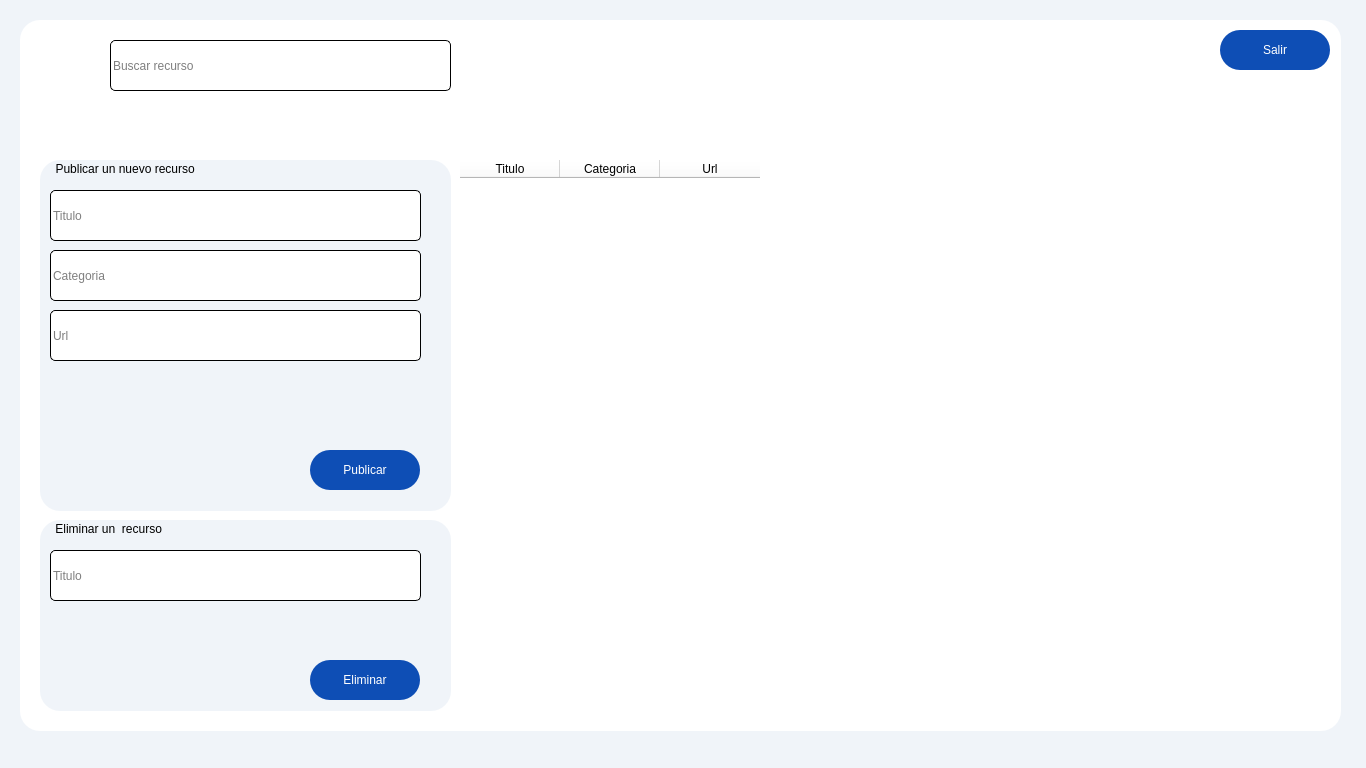
<?xml version="1.0" encoding="UTF-8"?>
<ui version="4.0">
 <class>Form</class>
 <widget class="QWidget" name="Form">
  <property name="geometry">
   <rect>
    <x>0</x>
    <y>0</y>
    <width>1366</width>
    <height>768</height>
   </rect>
  </property>
  <property name="windowTitle">
   <string>eBiblioteca.col</string>
  </property>
  <property name="windowIcon">
   <iconset>
    <normaloff>../img/icons8-colombia-96.png</normaloff>../img/icons8-colombia-96.png</iconset>
  </property>
  <property name="styleSheet">
   <string notr="true">background-color: rgb(240, 244, 249);</string>
  </property>
  <widget class="QFrame" name="frame">
   <property name="geometry">
    <rect>
     <x>20</x>
     <y>20</y>
     <width>1321</width>
     <height>711</height>
    </rect>
   </property>
   <property name="styleSheet">
    <string notr="true">background-color: rgb(255, 255, 255);
border-radius: 20px</string>
   </property>
   <property name="frameShape">
    <enum>QFrame::StyledPanel</enum>
   </property>
   <property name="frameShadow">
    <enum>QFrame::Raised</enum>
   </property>
   <widget class="QLineEdit" name="txtSearch">
    <property name="geometry">
     <rect>
      <x>90</x>
      <y>20</y>
      <width>341</width>
      <height>51</height>
     </rect>
    </property>
    <property name="cursor">
     <cursorShape>PointingHandCursor</cursorShape>
    </property>
    <property name="styleSheet">
     <string notr="true">font: 12pt &quot;Microsoft Sans Serif&quot;;
color: rgb(0, 0, 0);
border: 1px solid  rgb(0, 0, 0);
background-color: rgb(255, 255, 255);
border-radius: 5px
</string>
    </property>
    <property name="cursorPosition">
     <number>0</number>
    </property>
    <property name="dragEnabled">
     <bool>false</bool>
    </property>
    <property name="readOnly">
     <bool>false</bool>
    </property>
    <property name="placeholderText">
     <string>Buscar recurso</string>
    </property>
    <property name="cursorMoveStyle">
     <enum>Qt::LogicalMoveStyle</enum>
    </property>
    <property name="clearButtonEnabled">
     <bool>true</bool>
    </property>
   </widget>
   <widget class="QPushButton" name="btnClose">
    <property name="geometry">
     <rect>
      <x>1200</x>
      <y>10</y>
      <width>110</width>
      <height>40</height>
     </rect>
    </property>
    <property name="cursor">
     <cursorShape>PointingHandCursor</cursorShape>
    </property>
    <property name="styleSheet">
     <string notr="true">background-color: rgb(14, 78, 181);
color: rgb(255, 255, 255);
font: 12pt &quot;Microsoft Sans Serif&quot;;</string>
    </property>
    <property name="text">
     <string>Salir</string>
    </property>
   </widget>
   <widget class="QLabel" name="lblMessage">
    <property name="geometry">
     <rect>
      <x>20</x>
      <y>80</y>
      <width>411</width>
      <height>41</height>
     </rect>
    </property>
    <property name="layoutDirection">
     <enum>Qt::LeftToRight</enum>
    </property>
    <property name="styleSheet">
     <string notr="true">color: rgb(0, 0, 0);
font: 16pt &quot;Microsoft Sans Serif&quot;;</string>
    </property>
    <property name="text">
     <string>&lt;html&gt;&lt;head/&gt;&lt;body&gt;&lt;p&gt;&lt;span style=&quot; font-weight:600;&quot;&gt;&lt;br/&gt;&lt;/span&gt;&lt;/p&gt;&lt;/body&gt;&lt;/html&gt;</string>
    </property>
    <property name="alignment">
     <set>Qt::AlignLeading|Qt::AlignLeft|Qt::AlignVCenter</set>
    </property>
   </widget>
   <widget class="QLabel" name="label">
    <property name="geometry">
     <rect>
      <x>20</x>
      <y>10</y>
      <width>61</width>
      <height>61</height>
     </rect>
    </property>
    <property name="text">
     <string/>
    </property>
    <property name="pixmap">
     <pixmap>../img/condor (1).png</pixmap>
    </property>
   </widget>
   <widget class="QGroupBox" name="gruTeacher">
    <property name="geometry">
     <rect>
      <x>20</x>
      <y>140</y>
      <width>411</width>
      <height>351</height>
     </rect>
    </property>
    <property name="cursor">
     <cursorShape>PointingHandCursor</cursorShape>
    </property>
    <property name="styleSheet">
     <string notr="true">background-color: rgb(240, 244, 249);
font: 12pt &quot;Microsoft Sans Serif&quot;;
color: rgb(0, 0, 0);

</string>
    </property>
    <property name="title">
     <string>    Publicar un nuevo recurso</string>
    </property>
    <widget class="QLineEdit" name="txtTitel">
     <property name="geometry">
      <rect>
       <x>10</x>
       <y>30</y>
       <width>371</width>
       <height>51</height>
      </rect>
     </property>
     <property name="cursor">
      <cursorShape>PointingHandCursor</cursorShape>
     </property>
     <property name="styleSheet">
      <string notr="true">font: 12pt &quot;Microsoft Sans Serif&quot;;
color: rgb(0, 0, 0);
border: 1px solid  rgb(0, 0, 0);
background-color: rgb(255, 255, 255);
border-radius: 5px
</string>
     </property>
     <property name="cursorPosition">
      <number>0</number>
     </property>
     <property name="dragEnabled">
      <bool>false</bool>
     </property>
     <property name="readOnly">
      <bool>false</bool>
     </property>
     <property name="placeholderText">
      <string>Titulo</string>
     </property>
     <property name="cursorMoveStyle">
      <enum>Qt::LogicalMoveStyle</enum>
     </property>
     <property name="clearButtonEnabled">
      <bool>true</bool>
     </property>
    </widget>
    <widget class="QLineEdit" name="txtCategory">
     <property name="geometry">
      <rect>
       <x>10</x>
       <y>90</y>
       <width>371</width>
       <height>51</height>
      </rect>
     </property>
     <property name="cursor">
      <cursorShape>PointingHandCursor</cursorShape>
     </property>
     <property name="styleSheet">
      <string notr="true">font: 12pt &quot;Microsoft Sans Serif&quot;;
color: rgb(0, 0, 0);
border: 1px solid  rgb(0, 0, 0);
background-color: rgb(255, 255, 255);
border-radius: 5px
</string>
     </property>
     <property name="cursorPosition">
      <number>0</number>
     </property>
     <property name="dragEnabled">
      <bool>false</bool>
     </property>
     <property name="readOnly">
      <bool>false</bool>
     </property>
     <property name="placeholderText">
      <string>Categoria</string>
     </property>
     <property name="cursorMoveStyle">
      <enum>Qt::LogicalMoveStyle</enum>
     </property>
     <property name="clearButtonEnabled">
      <bool>true</bool>
     </property>
    </widget>
    <widget class="QLineEdit" name="txtUrl">
     <property name="geometry">
      <rect>
       <x>10</x>
       <y>150</y>
       <width>371</width>
       <height>51</height>
      </rect>
     </property>
     <property name="cursor">
      <cursorShape>PointingHandCursor</cursorShape>
     </property>
     <property name="styleSheet">
      <string notr="true">font: 12pt &quot;Microsoft Sans Serif&quot;;
color: rgb(0, 0, 0);
border: 1px solid  rgb(0, 0, 0);
background-color: rgb(255, 255, 255);
border-radius: 5px
</string>
     </property>
     <property name="cursorPosition">
      <number>0</number>
     </property>
     <property name="dragEnabled">
      <bool>false</bool>
     </property>
     <property name="readOnly">
      <bool>false</bool>
     </property>
     <property name="placeholderText">
      <string>Url</string>
     </property>
     <property name="cursorMoveStyle">
      <enum>Qt::LogicalMoveStyle</enum>
     </property>
     <property name="clearButtonEnabled">
      <bool>true</bool>
     </property>
    </widget>
    <widget class="QPushButton" name="btnPublish">
     <property name="geometry">
      <rect>
       <x>270</x>
       <y>290</y>
       <width>110</width>
       <height>40</height>
      </rect>
     </property>
     <property name="cursor">
      <cursorShape>PointingHandCursor</cursorShape>
     </property>
     <property name="styleSheet">
      <string notr="true">background-color: rgb(14, 78, 181);
color: rgb(255, 255, 255);
font: 12pt &quot;Microsoft Sans Serif&quot;;</string>
     </property>
     <property name="text">
      <string>Publicar</string>
     </property>
    </widget>
    <widget class="QLabel" name="lblMessageP">
     <property name="geometry">
      <rect>
       <x>16</x>
       <y>220</y>
       <width>361</width>
       <height>61</height>
      </rect>
     </property>
     <property name="styleSheet">
      <string notr="true">color: rgb(0, 0, 0);
font: 16pt &quot;Microsoft Sans Serif&quot;;</string>
     </property>
     <property name="text">
      <string/>
     </property>
    </widget>
   </widget>
   <widget class="QTableWidget" name="tabList">
    <property name="geometry">
     <rect>
      <x>440</x>
      <y>140</y>
      <width>861</width>
      <height>531</height>
     </rect>
    </property>
    <property name="cursor" stdset="0">
     <cursorShape>PointingHandCursor</cursorShape>
    </property>
    <property name="styleSheet">
     <string notr="true">font: 10pt &quot;Microsoft Sans Serif&quot;;
color: rgb(0, 0, 0);
background-color: rgb(255, 255, 255);
border-radius: 2p
</string>
    </property>
    <column>
     <property name="text">
      <string>Titulo</string>
     </property>
     <property name="textAlignment">
      <set>AlignCenter</set>
     </property>
    </column>
    <column>
     <property name="text">
      <string>Categoria</string>
     </property>
     <property name="textAlignment">
      <set>AlignCenter</set>
     </property>
    </column>
    <column>
     <property name="text">
      <string>Url</string>
     </property>
     <property name="textAlignment">
      <set>AlignCenter</set>
     </property>
    </column>
   </widget>
   <widget class="QGroupBox" name="gruTeacher_2">
    <property name="geometry">
     <rect>
      <x>20</x>
      <y>500</y>
      <width>411</width>
      <height>191</height>
     </rect>
    </property>
    <property name="cursor">
     <cursorShape>PointingHandCursor</cursorShape>
    </property>
    <property name="styleSheet">
     <string notr="true">background-color: rgb(240, 244, 249);
font: 12pt &quot;Microsoft Sans Serif&quot;;
color: rgb(0, 0, 0);

</string>
    </property>
    <property name="title">
     <string>    Eliminar un  recurso</string>
    </property>
    <widget class="QLineEdit" name="txtTitel_2">
     <property name="geometry">
      <rect>
       <x>10</x>
       <y>30</y>
       <width>371</width>
       <height>51</height>
      </rect>
     </property>
     <property name="cursor">
      <cursorShape>PointingHandCursor</cursorShape>
     </property>
     <property name="styleSheet">
      <string notr="true">font: 12pt &quot;Microsoft Sans Serif&quot;;
color: rgb(0, 0, 0);
border: 1px solid  rgb(0, 0, 0);
background-color: rgb(255, 255, 255);
border-radius: 5px
</string>
     </property>
     <property name="cursorPosition">
      <number>0</number>
     </property>
     <property name="dragEnabled">
      <bool>false</bool>
     </property>
     <property name="readOnly">
      <bool>false</bool>
     </property>
     <property name="placeholderText">
      <string>Titulo</string>
     </property>
     <property name="cursorMoveStyle">
      <enum>Qt::LogicalMoveStyle</enum>
     </property>
     <property name="clearButtonEnabled">
      <bool>true</bool>
     </property>
    </widget>
    <widget class="QPushButton" name="btnPublish_2">
     <property name="geometry">
      <rect>
       <x>270</x>
       <y>140</y>
       <width>110</width>
       <height>40</height>
      </rect>
     </property>
     <property name="cursor">
      <cursorShape>PointingHandCursor</cursorShape>
     </property>
     <property name="styleSheet">
      <string notr="true">background-color: rgb(14, 78, 181);
color: rgb(255, 255, 255);
font: 12pt &quot;Microsoft Sans Serif&quot;;</string>
     </property>
     <property name="text">
      <string>Eliminar</string>
     </property>
    </widget>
    <widget class="QLabel" name="lblMessageP_2">
     <property name="geometry">
      <rect>
       <x>10</x>
       <y>100</y>
       <width>361</width>
       <height>31</height>
      </rect>
     </property>
     <property name="styleSheet">
      <string notr="true">color: rgb(0, 0, 0);
font: 16pt &quot;Microsoft Sans Serif&quot;;</string>
     </property>
     <property name="text">
      <string/>
     </property>
    </widget>
   </widget>
  </widget>
 </widget>
 <resources/>
 <connections/>
</ui>
